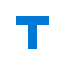

Write the Python code that produced this figure.
from PIL import Image, ImageDraw

def create_icon():
    # Create a 64x64 image with a transparent background
    img = Image.new('RGBA', (64, 64), (0, 0, 0, 0))
    draw = ImageDraw.Draw(img)
    
    # Draw a simple "T" shape
    draw.rectangle([16, 16, 48, 24], fill=(0, 120, 212))  # Top horizontal
    draw.rectangle([28, 16, 36, 48], fill=(0, 120, 212))  # Vertical
    
    # Save the icon
    img.save('icon.png')

if __name__ == "__main__":
    create_icon()